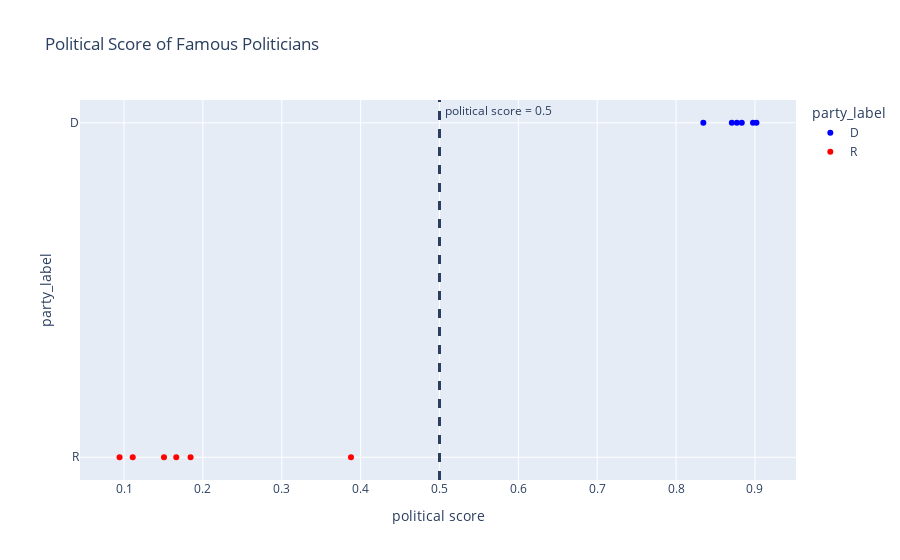

Write notebook code for a chart like this one.
### Code cell
#plot political score of famous politicians
color_code = ["red", "blue"] if p_and_vp_df.party_label.values[0] == 'R' else [ "blue","red"]
fig = px.scatter(p_and_vp_df, x =  'avg_prob_dem', y = 'party_label', color = 'party_label' ,color_discrete_sequence=color_code, hover_data= ['party_label','speaker','avg_prob_dem'], title = 'Political Score of Famous Politicians',labels=dict(avg_prob_dem="political score"))
fig.add_vline(x=0.5,line_width=3, line_dash="dash",annotation_text=" political score = 0.5")
fig.show()

### Figure 1 — Plotly figure (JSON) as saved in the notebook; plotly's stock layout.template omitted (floating-point values rounded to 4 significant figures)
{"data": [{"customdata": [["Joe Biden"], ["Kamala Harris"], ["Barack Obama"], ["Bernie Sanders"], ["Bill Clinton"], ["Hillary Clinton"]], "hovertemplate": "party_label=%{y}<br>political score=%{x}<br>speaker=%{customdata[0]}<extra></extra>", "legendgroup": "D", "marker": {"color": "blue", "symbol": "circle"}, "mode": "markers", "name": "D", "orientation": "h", "showlegend": true, "type": "scatter", "x": [0.8771, 0.8975, 0.8833, 0.9019, 0.8345, 0.8707], "xaxis": "x", "y": ["D", "D", "D", "D", "D", "D"], "yaxis": "y"}, {"customdata": [["Donald Trump"], ["Mike Pence"], ["George W. Bush"], ["Dick Cheney"], ["George H. W. Bush"], ["Dan Quayle"]], "hovertemplate": "party_label=%{y}<br>political score=%{x}<br>speaker=%{customdata[0]}<extra></extra>", "legendgroup": "R", "marker": {"color": "red", "symbol": "circle"}, "mode": "markers", "name": "R", "orientation": "h", "showlegend": true, "type": "scatter", "x": [0.09432, 0.111, 0.3877, 0.1506, 0.1844, 0.1662], "xaxis": "x", "y": ["R", "R", "R", "R", "R", "R"], "yaxis": "y"}], "layout": {"annotations": [{"showarrow": false, "text": " political score = 0.5", "x": 0.5, "xanchor": "left", "xref": "x", "y": 1, "yanchor": "top", "yref": "y domain"}], "legend": {"title": {"text": "party_label"}, "tracegroupgap": 0}, "shapes": [{"line": {"dash": "dash", "width": 3}, "type": "line", "x0": 0.5, "x1": 0.5, "xref": "x", "y0": 0, "y1": 1, "yref": "y domain"}], "title": {"text": "Political Score of Famous Politicians"}, "xaxis": {"anchor": "y", "domain": [0, 1], "title": {"text": "political score"}}, "yaxis": {"anchor": "x", "categoryarray": ["R", "D"], "categoryorder": "array", "domain": [0, 1], "title": {"text": "party_label"}}}}
